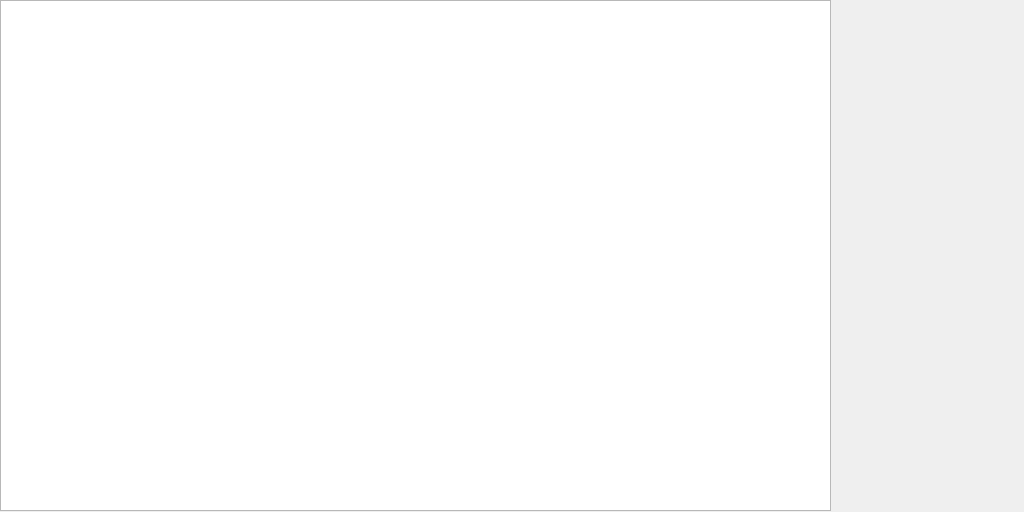
<?xml version="1.0" encoding="UTF-8"?>
<ui version="4.0">
 <class>LogAlarmWid</class>
 <widget class="QWidget" name="LogAlarmWid">
  <property name="geometry">
   <rect>
    <x>0</x>
    <y>0</y>
    <width>1024</width>
    <height>512</height>
   </rect>
  </property>
  <property name="windowTitle">
   <string>Form</string>
  </property>
  <widget class="QTableView" name="tableView">
   <property name="geometry">
    <rect>
     <x>0</x>
     <y>0</y>
     <width>831</width>
     <height>511</height>
    </rect>
   </property>
  </widget>
  <widget class="QWidget" name="widget" native="true">
   <property name="geometry">
    <rect>
     <x>840</x>
     <y>0</y>
     <width>180</width>
     <height>511</height>
    </rect>
   </property>
  </widget>
 </widget>
 <resources/>
 <connections/>
</ui>
